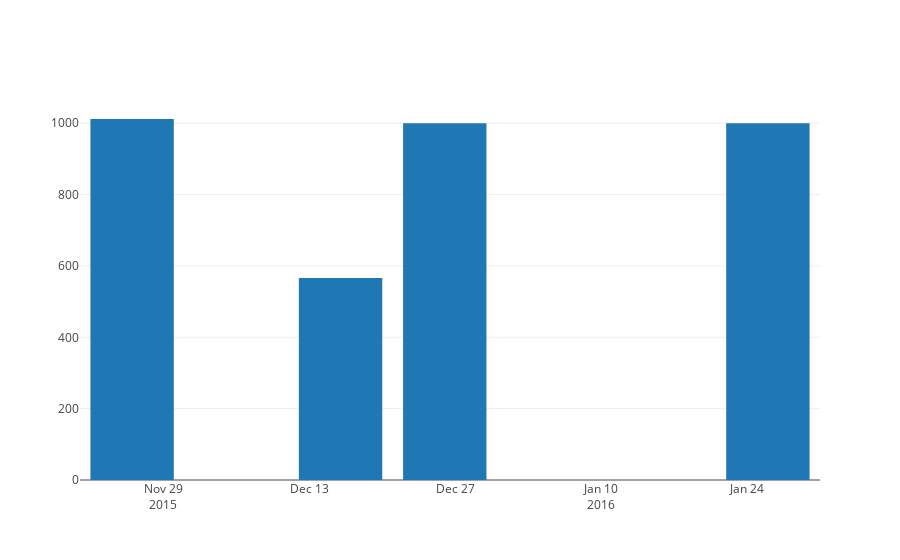

Notebook cell for this chart:
### Code cell
trace = go.Bar(
    x = dt2["data"],
    y = dt2["valor_divida"]
)
layout = go.Layout()
fig = go.Figure(data=[trace], layout=layout)
iplot(fig)

### Figure 1 — Plotly figure (JSON) as saved in the notebook; plotly's stock layout.template omitted (floating-point values rounded to 4 significant figures)
{"data": [{"type": "bar", "uid": "04a8d83b-e2e7-4904-a697-a34cbc438a0e", "x": ["2016-01-26", "2015-12-26", "2015-12-16", "2015-11-26"], "y": [1000, 1000, 566, 1012]}], "layout": {}}
